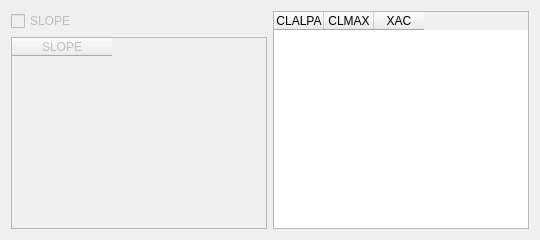
     <widget class="QWidget" name="tab">
      <attribute name="title">
       <string>SLOPE CLALPA XAC</string>
      </attribute>
      <layout class="QHBoxLayout" name="horizontalLayout_26">
       <item>
        <layout class="QVBoxLayout" name="verticalLayout">
         <item>
          <widget class="QCheckBox" name="checkBox_SLOPE">
           <property name="enabled">
            <bool>false</bool>
           </property>
           <property name="toolTip">
            <string>airfoil surface slope at 0 ，20,40,60,80,100% chord ，DEG.Positive when the
 tangent intersects the chord plane forward of the reference chord point</string>
           </property>
           <property name="text">
            <string>SLOPE</string>
           </property>
          </widget>
         </item>
         <item>
          <widget class="QTableWidget" name="tableWidget_SLOPE">
           <property name="enabled">
            <bool>false</bool>
           </property>
           <property name="sizePolicy">
            <sizepolicy hsizetype="Preferred" vsizetype="Expanding">
             <horstretch>0</horstretch>
             <verstretch>0</verstretch>
            </sizepolicy>
           </property>
           <column>
            <property name="text">
             <string>SLOPE</string>
            </property>
           </column>
          </widget>
         </item>
        </layout>
       </item>
       <item>
        <widget class="QTableWidget" name="tableWidget_Lift">
         <property name="toolTip">
          <string>输入值必须和飞行条件中的VIF匹配</string>
         </property>
         <attribute name="horizontalHeaderDefaultSectionSize">
          <number>50</number>
         </attribute>
         <column>
          <property name="text">
           <string>CLALPA</string>
          </property>
         </column>
         <column>
          <property name="text">
           <string>CLMAX</string>
          </property>
         </column>
         <column>
          <property name="text">
           <string>XAC</string>
          </property>
         </column>
        </widget>
       </item>
      </layout>
     </widget>
